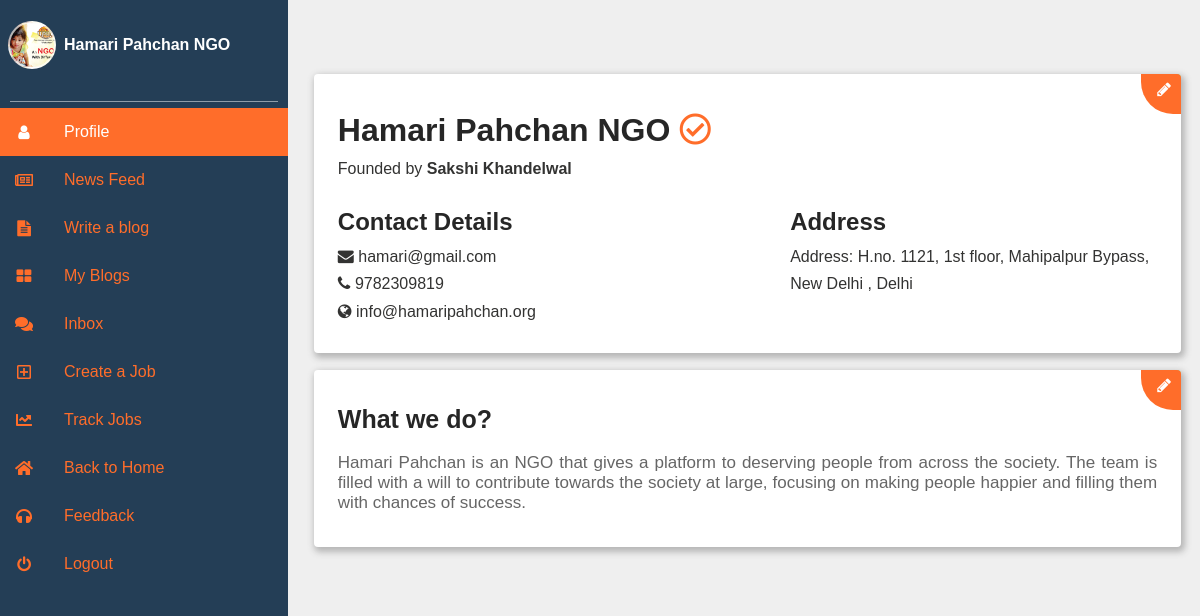
Screenshot of /org-profile.php (signed in) with the database file from the repository.
### tables this page shows
CREATE TABLE `organization` (
  `org_id` int(11) NOT NULL,
  `org_username` varchar(255) NOT NULL,
  `org_name` varchar(50) NOT NULL,
  `org_mobilenumber` varchar(20) DEFAULT NULL,
  `org_city` varchar(50) DEFAULT NULL,
  `org_state` varchar(50) DEFAULT NULL,
  `org_address` varchar(50) DEFAULT NULL,
  `org_password` varchar(255) NOT NULL,
  `org_email` varchar(255) DEFAULT NULL,
  `org_website` varchar(255) DEFAULT NULL,
  `org_founder` varchar(50) DEFAULT NULL,
  `org_type` varchar(50) DEFAULT NULL,
  `org_desc` text,
  `org_logo` varchar(255) DEFAULT NULL,
  `org_logo_time` date DEFAULT NULL,
  `org_doc` varchar(255) DEFAULT NULL,
  `org_doc_time` date DEFAULT NULL
);

### org-profile.php (the view, shortened to what this page needs)
<?php
include('database_connection.php');
if (isset($_SESSION['org_id'])) {
  $org_id = $_SESSION['org_id'];
  $stmt = $pdo->query("select * from organization where org_id='$org_id;'");
  $row = $stmt->fetch();
  $userPicture = !empty($row[13])?$row[13]:'assets/img/user.jpg';
  $username = $row[2];
} else{
  $userPicture = 'assets/img/user.jpg';
  $userPictureURL = $userPicture;
}
 ?>
<!DOCTYPE html>
<html lang="en">
<head>
  <link href="https://use.fontawesome.com/releases/v5.0.6/css/all.css" rel="stylesheet">
  <link rel='stylesheet' href='https://maxcdn.bootstrapcdn.com/font-awesome/4.6.3/css/font-awesome.min.css'>
  <link rel="stylesheet" href="https://stackpath.bootstrapcdn.com/bootstrap/4.2.1/css/bootstrap.min.css">
  <link rel="stylesheet" href="assets/css/profile-skill.css">
  <link rel="stylesheet" href="assets/css/profile-style.css">
  <link rel="stylesheet" href="assets/css/profile-form.css">
  <link rel="stylesheet" href="assets/css/dash-image.css">
  <link rel="stylesheet" href="assets/css/dashboard.css">
  <link rel="stylesheet" href="assets/css/org-profile-style.css">
</head>
<body>
<div class="container">
  <div class="flex-container1">
  <div class="card1">
    <h2><?php echo $row['org_name'] ?>  <i class="far fa-check-circle" style="color: #ff6d2a"></i></h2>
    <h6 style="font-weight: 400;">Founded by <strong><?php echo $row['org_founder'] ?></strong></h6>
    <hr>
    <div style="float: left;">
      <h4>Contact Details</h4>
      <h6><i class="fa fa-envelope"></i>  <?php echo $row['org_username'] ?></h6>
      <h6><i class="fa fa-phone"></i>  <?php echo $row['org_mobilenumber'] ?></h6>
      <h6><i class="fa fa-globe"></i>  <?php echo $row['org_website'] ?></h6>
    </div>
    <div style="float: right;">
      <h4>Address</h4>
      <h6><?php echo $row['org_address'] ?></h6>
      <h6><?php echo $row['org_city'] ?>, <?php echo $row['org_state'] ?></h6>
    </div>
    <div class="go-corner" href="#">
      <div class="go-arrow">
        <i onclick="openForm1()" class="fa fa-pencil" style="color:white; cursor: pointer;"></i>
      </div>
    </div>
  </div>
    <div class="card4" href="#">
      <h3>What we do?</h3>
      <hr>
      <p><?php echo $row['org_desc'] ?></p>
      <div class="go-corner" href="#">
        <div class="go-arrow">
          <i onclick="openForm2()" class="fa fa-pencil" style="color:white; cursor: pointer;"></i>
        </div>
      </div>
    </div>
  </div>
</div>
<?php
    require_once("sidebar.php");
    sidebar($userPicture,$username,"sidebar-dropdown active-tab",'','','','','','','','','');
  ?>
</body>
</html>

### sidebar.php (shortened to what this page needs)
<?php
function sidebar($userPicture,$username,$profile,$newsfeed,$writeblog,$myblogs,$training,$chat,$joblist,$application,$jobpost,$myjobs){
?>
<div class="s-layout">
  <div class="s-layout__sidebar">
    <nav class="s-sidebar__nav" id="sidebar">
      <?php
        if(isset($_SESSION['user_id'])){
      ?>
        <script src="https://ajax.googleapis.com/ajax/libs/jquery/3.1.0/jquery.min.js"></script>
        <script src="https://maxcdn.bootstrapcdn.com/bootstrap/3.3.7/js/bootstrap.min.js"></script>
        <script>
                  $(document).ready(function(){
                   $(document).on('change', '#file', function(){
                    var name = document.getElementById("file").files[0].name;
                    var form_data = new FormData();
                    var ext = name.split('.').pop().toLowerCase();
                    if(jQuery.inArray(ext, ['gif','png','jpg','jpeg']) == -1)
                    {
                     alert("Invalid Image File");
                    }
                    var oFReader = new FileReader();
                    oFReader.readAsDataURL(document.getElementById("file").files[0]);
                    var f = document.getElementById("file").files[0];
                    var fsize = f.size||f.fileSize;
                    if(fsize > 2000000)
                    {
                     alert("Image File Size is very big");
                    }
                    else
                    {
                     form_data.append("file", document.getElementById('file').files[0]);
                     $.ajax({
                      url:"dpupload.php",
                      method:"POST",
                      data: form_data,
                      contentType: false,
                      cache: false,
                      processData: false,
                      beforeSend:function(){
                       $('#uploaded_image').html("<label class='text-success'>Image Uploading...</label>");
                      },
                      success:function(data)
                      {
                       $('#uploaded_image').html(data);
                      }
                     });
                    }
                   });
                  });
        </script>
        <div>
          <ul>
            <li class="user">
              <a class="user-dp s-sidebar__nav-link"><i class="circle" id="circlediv" style="background-image: url(<?php echo $userPicture; ?>); ">
              <div class="p-image">
                <i class="fa fa-camera fa-2x upload-button" style="color: orangered"></i>
                <input class="file-upload" name="file" id="file" type="file" accept="image/*" />
              </div>
              </i>
              <em><?php echo $username; ?></em></a>
            </li>
            <br><hr>
            <li class="<?php echo $profile; ?>">
              <a href="user_profile.php" class="menu-label s-sidebar__nav-link"><i class="fa fa-user"></i><em>Profile</em></a>
            </li>
            <li class="<?php echo $newsfeed; ?>">
              <a href="user-feed.php" class="menu-label s-sidebar__nav-link"><i class="far fa-newspaper"></i><em>News Feed</em></a>
            </li>
            <li class="<?php echo $writeblog; ?>">
              <a href="writeBlog.php" class="menu-label s-sidebar__nav-link"><i class="fa fa-file-alt"></i><em>Write a blog</em></a>
            </li>
            <li class="<?php echo $myblogs; ?>">
              <a href="myblogs.php" class="menu-label s-sidebar__nav-link"><i class="fa fa-th-large"></i><em>My Blogs</em></a>
            </li>
            <li class="<?php echo $training; ?>">
              <a href="training.php" class="menu-label s-sidebar__nav-link"><i class="fas fa-graduation-cap"></i><em>Training</em></a>
            </li>
            <li class="<?php echo $chat; ?>">
              <a href="chat.php" class="menu-label s-sidebar__nav-link"><i class="fas fa-comments"></i><em>Inbox</em></a>
            </li>
            <li class="<?php echo $joblist; ?>">
              <a href="joblist.php" class="menu-label s-sidebar__nav-link"><i class="fas fa-briefcase"></i><em>Explore Jobs</em></a>
            </li>
            <li class="<?php echo $application; ?>">
              <a href="applications.php" class="menu-label s-sidebar__nav-link"><i class="fas fa-chart-line"></i><em>Application Tracking</em></a>
            </li>
            <li>
              <a href="index.php" class="menu-label s-sidebar__nav-link"><i class="fas fa-home"></i><em>Back to Home</em></a>
            </li>
            <li>
              <a href="index.php#contact" class="menu-label s-sidebar__nav-link"><i class="fas fa-headphones"></i><em>Feedback</em></a>
            </li>
            <li><a href="logout.php" class="menu-label s-sidebar__nav-link"><i class="fa fa-power-off"></i><em>Logout</em></a></li>
          <br></ul>
        </div>
        <hr id="footer-hr">
        <div class="sidebar-footer">
          <center>
            <div class="copyright">
              <strong><span>pahal.in&copy; </span></strong>2021<br>
              Designed by <a>Code Smashers</a><br>
            </div>
          </center>
        </div>
        <?php
          } elseif(isset($_SESSION['org_id'])){
        ?>
          <div>
            <ul>
              <li class="user">
                <a class="user-dp s-sidebar__nav-link"><i class="circle" id="circlediv" style="background-image: url('<?php echo $userPicture; ?>'); ">
                </i>
                <em class="header_username"> <?php echo $username; ?></em></a>
              </li>
              <br><hr>
              <li class="<?php echo $profile; ?>">
                <a href="org-profile.php" class="menu-label s-sidebar__nav-link"><i class="fa fa-user"></i><em>Profile</em></a>
              </li>
              <li class="<?php echo $newsfeed; ?>">
                <a href="user-feed.php" class="menu-label s-sidebar__nav-link"><i class="far fa-newspaper"></i><em>News Feed</em></a>
              </li>
              <li class="<?php echo $writeblog; ?>">
                <a href="writeBlog.php" class="menu-label s-sidebar__nav-link"><i class="fa fa-file-alt"></i><em>Write a blog</em></a>
              </li>
              <li class="<?php echo $myblogs; ?>">
                <a href="myblogs.php" class="menu-label s-sidebar__nav-link"><i class="fa fa-th-large"></i><em>My Blogs</em></a>
              </li>
              <li class="<?php echo $chat; ?>">
                <a href="chat.php" class="menu-label s-sidebar__nav-link"><i class="fas fa-comments"></i><em>Inbox</em></a>
              </li>
              <li class="<?php echo $jobpost; ?>">
                <a href="job-post.php" class="menu-label s-sidebar__nav-link"><i class="far fa-plus-square"></i><em>Create a Job</em></a>
              </li>
              <li class="<?php echo $myjobs; ?>">
                <a href="org-myjobs.php" class="menu-label s-sidebar__nav-link"><i class="fas fa-chart-line"></i><em>Track Jobs</em></a>
              </li>
              <li>
                <a href="index.php" class="menu-label s-sidebar__nav-link"><i class="fas fa-home"></i><em>Back to Home</em></a>
              </li>
              <li>
                <a href="index.php#contact" class="menu-label s-sidebar__nav-link"><i class="fas fa-headphones"></i><em>Feedback</em></a>
              </li>
              <li><a href="logout.php" class="menu-label s-sidebar__nav-link"><i class="fa fa-power-off"></i><em>Logout</em></a></li>
            <br></ul>
          </div>
        <?php
      }
      ?>
    </nav>
  </div>
</div>
<?php
}
?>

### assets/css/profile-skill.css (style rules this page uses)
* { box-sizing: border-box; }

### assets/css/profile-style.css (style rules this page uses)
.flex-container1 { margin: 35px 20px; display:flex; flex-wrap: wrap; border-radius: 4px; }
html, body { -webkit-font-smoothing:antialiased; color:#333332; font-weight:400; line-height:1.4; text-rendering:optimizeLegibility; height: fit-content; width: fit-content; font-family: "Nunito", sans-serif; font-size: 16px; }
.container { background-color: transparent; margin-top: 5px; max-width: 100%; margin-left: 0; display: flex; align-items: center; justify-content: center; }
h3 { color: #262626; font-size: 25px; line-height: 24px; font-weight: 700; margin-bottom: 10px; margin-left: 15px; margin-top: 13px; }
p { margin: 10px 20px; font-size: 17px; font-weight: 400; line-height: 20px; color: #666666; }
.go-corner { display: flex; align-items: center; justify-content: center; position: absolute; width: 40px; height: 40px; overflow: hidden; top: 0; right: 0; background-color: #ff6d2a; border-radius: 0 0 0 32px; }
.go-arrow { margin-top: -6px; margin-right: -6px; color: white; font-family: courier, sans; }
.card1 { display: block; position: relative; width: 98%; height: auto; background-color: #fff; border-radius: 4px; box-shadow: 2px 3px 6px 2px #66666669; padding: 10px 24px 10px 10px; margin: 1%; text-decoration: none; z-index: 0; overflow: hidden; }
.card1:before { content: ""; position: absolute; z-index: -1; top: -16px; right: -16px; background: #83e6a0; height: 50px; width: 32px; border-radius: 32px; transform: scale(1); transform-origin: 50% 50%; transition: transform 0.25s ease-out; }
.card4 { display: block; position: relative; width: 98%; height: auto; background-color: #fff; border-radius: 4px; box-shadow: 2px 3px 6px 2px #66666669; padding: 10px; margin: 1%; text-decoration: none; z-index: 0; overflow: hidden; }
.card4:before { content: ""; position: absolute; z-index: -1; top: -16px; right: -16px; background: #83e6a0; height: 50px; width: 32px; border-radius: 32px; transform: scale(1); transform-origin: 50% 50%; transition: transform 0.25s ease-out; }
ul { list-style-type:none; margin-top:0px; max-width:570px; padding: 8px 0px; }
@media (min-width: 42em) { .container { margin: 4em; padding: 0 20px; } }
@media (min-width: 68em) { .container { max-width: 100%; margin-left: 18em; width: auto; margin-right: 0; padding: 0 30px; } }

### assets/css/profile-form.css (style rules this page uses)
body { font-family: Arial, Helvetica, sans-serif; }
* { box-sizing: border-box; }
::placeholder { color: #bfbfbf; }

### assets/css/dash-image.css (style rules this page uses)
body { background-color: #efefef; }
.circle { border-radius: 1000px !important; overflow: hidden; margin: auto; margin-bottom: 0; width: 34px!important; height: 34px!important; border: 2px solid rgba(255, 255, 255, 0.7); position: unset; top: 72px; padding: 15px; background-image: url(../img/user.jpg); background-size: cover; background-position: center; }
.user-dp i { width: 48px!important; height: 48px!important; margin-left: 8px; }
.user em { color: #fff; font-weight: bold; }

### rows the page displays
organization: org_name "Hamari Pahchan NGO", org_founder "Sakshi Khandelwal", org_username "hamari@gmail.com", org_mobilenumber "9782309819", org_website "info@hamaripahchan.org", org_address "Address: H.no. 1121, 1st floor, Mahipalpur Bypass,", org_city "New Delhi", org_state "Delhi", org_desc "Hamari Pahchan is an NGO that gives a platform to deserving people from across the society. The team is filled with a will to contribute towards the society at large, focusing on making people happier and filling them with chances of success.", org_logo (picture)
